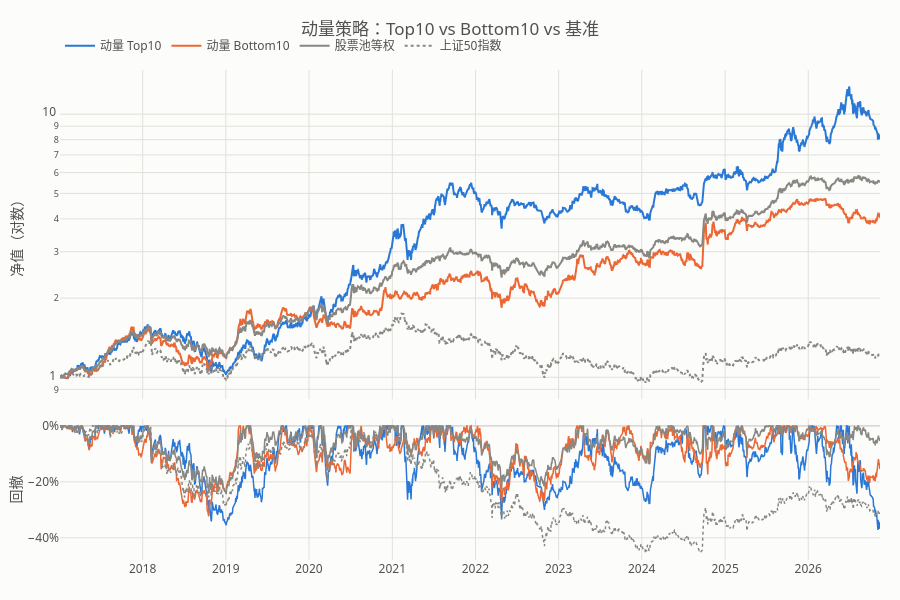

Notebook cell for this chart:
### Code cell
plot_equity(mom, "动量策略：Top10 vs Bottom10 vs 基准")

### Figure 1 — Plotly figure (JSON) as saved in the notebook; plotly's stock layout.template omitted (floating-point values rounded to 4 significant figures; data arrays with more than 128 entries replaced by an {"elided": "..."} marker saying what was removed)
{"data": [{"hovertemplate": "%{y:.2f}", "legendgroup": "动量 Top10", "line": {"color": "#2a78d6", "width": 2}, "name": "动量 Top10", "type": "scatter", "x": {"elided": "2393 str values"}, "xaxis": "x", "y": {"elided": "2393 float values"}, "yaxis": "y"}, {"hovertemplate": "%{y:.1%}", "legendgroup": "动量 Top10", "line": {"color": "#2a78d6", "width": 1.5}, "name": "动量 Top10", "showlegend": false, "type": "scatter", "x": {"elided": "2393 str values"}, "xaxis": "x2", "y": {"elided": "2393 float values"}, "yaxis": "y2"}, {"hovertemplate": "%{y:.2f}", "legendgroup": "动量 Bottom10", "line": {"color": "#eb6834", "width": 2}, "name": "动量 Bottom10", "type": "scatter", "x": {"elided": "2393 str values"}, "xaxis": "x", "y": {"elided": "2393 float values"}, "yaxis": "y"}, {"hovertemplate": "%{y:.1%}", "legendgroup": "动量 Bottom10", "line": {"color": "#eb6834", "width": 1.5}, "name": "动量 Bottom10", "showlegend": false, "type": "scatter", "x": {"elided": "2393 str values"}, "xaxis": "x2", "y": {"elided": "2393 float values"}, "yaxis": "y2"}, {"hovertemplate": "%{y:.2f}", "legendgroup": "股票池等权", "line": {"color": "#898781", "width": 2}, "name": "股票池等权", "type": "scatter", "x": {"elided": "2393 str values"}, "xaxis": "x", "y": {"elided": "2393 float values"}, "yaxis": "y"}, {"hovertemplate": "%{y:.1%}", "legendgroup": "股票池等权", "line": {"color": "#898781", "width": 1.5}, "name": "股票池等权", "showlegend": false, "type": "scatter", "x": {"elided": "2393 str values"}, "xaxis": "x2", "y": {"elided": "2393 float values"}, "yaxis": "y2"}, {"hovertemplate": "%{y:.2f}", "legendgroup": "上证50指数", "line": {"color": "#898781", "dash": "dot", "width": 2}, "name": "上证50指数", "type": "scatter", "x": {"elided": "2393 str values"}, "xaxis": "x", "y": {"elided": "2393 float values"}, "yaxis": "y"}, {"hovertemplate": "%{y:.1%}", "legendgroup": "上证50指数", "line": {"color": "#898781", "dash": "dot", "width": 1.5}, "name": "上证50指数", "showlegend": false, "type": "scatter", "x": {"elided": "2393 str values"}, "xaxis": "x2", "y": {"elided": "2393 float values"}, "yaxis": "y2"}], "layout": {"height": 600, "title": {"text": "动量策略：Top10 vs Bottom10 vs 基准"}, "xaxis": {"anchor": "y", "domain": [0, 1], "matches": "x2", "showticklabels": false}, "xaxis2": {"anchor": "y2", "domain": [0, 1]}, "yaxis": {"anchor": "x", "domain": [0.328, 1.0], "title": {"text": "净值（对数）"}, "type": "log"}, "yaxis2": {"anchor": "x2", "domain": [0, 0.288], "tickformat": ".0%", "title": {"text": "回撤"}}}}
